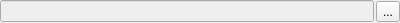
<?xml version="1.0" encoding="UTF-8"?>
<ui version="4.0">
 <class>widgetCRSSelector</class>
 <widget class="QWidget" name="widgetCRSSelector">
  <property name="geometry">
   <rect>
    <x>0</x>
    <y>0</y>
    <width>400</width>
    <height>23</height>
   </rect>
  </property>
  <property name="windowTitle">
   <string>Form</string>
  </property>
  <layout class="QHBoxLayout" name="horizontalLayout">
   <property name="spacing">
    <number>2</number>
   </property>
   <property name="margin">
    <number>0</number>
   </property>
   <item>
    <widget class="QLineEdit" name="leCRS">
     <property name="enabled">
      <bool>false</bool>
     </property>
    </widget>
   </item>
   <item>
    <widget class="QToolButton" name="btnBrowse">
     <property name="text">
      <string>...</string>
     </property>
    </widget>
   </item>
  </layout>
 </widget>
 <resources/>
 <connections/>
</ui>
